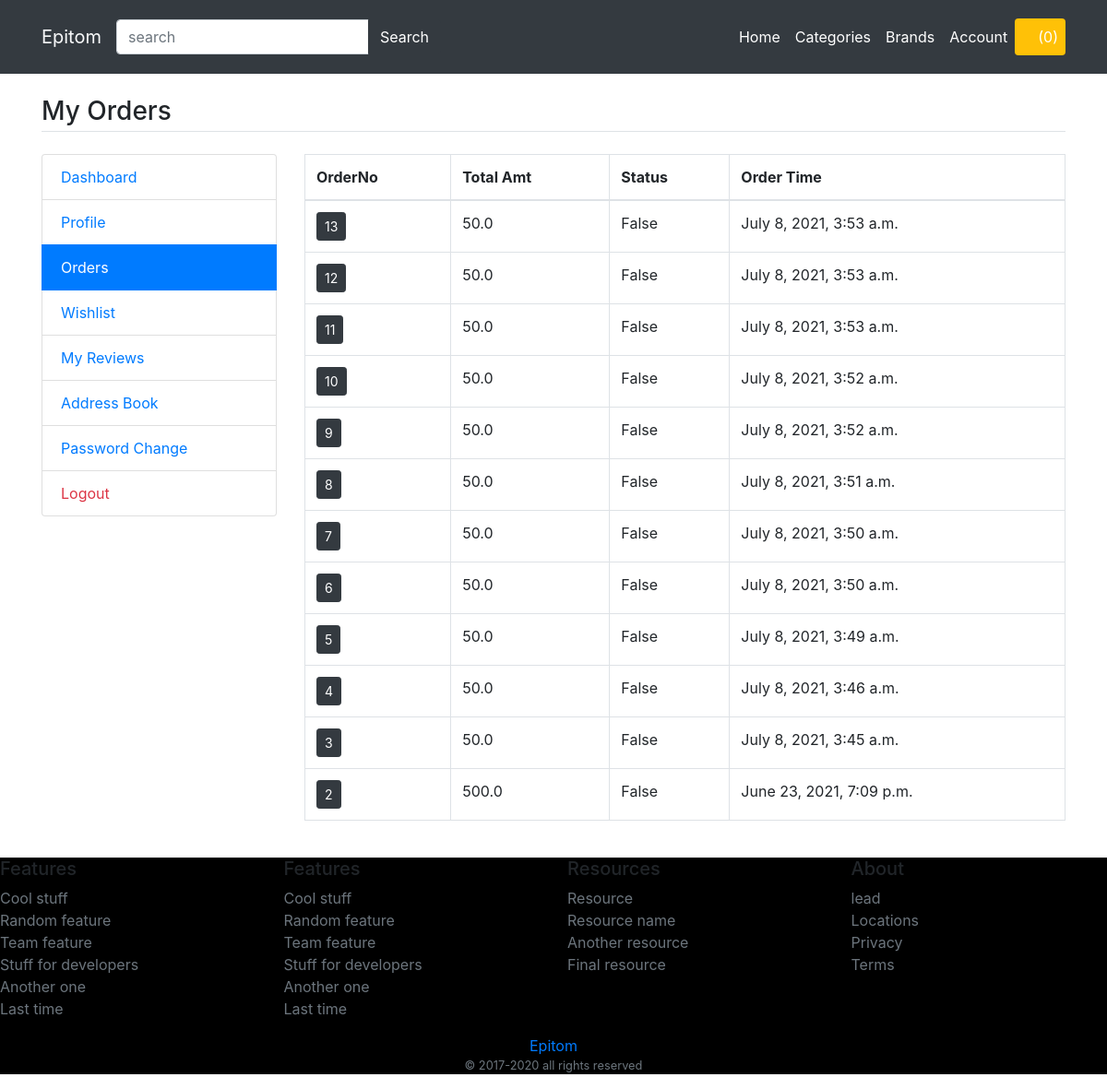
The app's page /my-orders (signed in) with its own data.
### main/models.py (models this page shows)
class CartOrder(models.Model):
    user=models.ForeignKey(User,on_delete=models.CASCADE)
    total_amt=models.FloatField()
    paid_status=models.BooleanField(default=False)
    order_dt=models.DateTimeField(auto_now_add=True)
    order_status=models.CharField(choices=status_choice,default='process',max_length=150)
    class Meta:
        verbose_name_plural='8. Orders'

### main/views.py (the view)
# urls.py: path('my-orders',views.my_orders, name='my_orders'),
def my_orders(request):
	orders=CartOrder.objects.filter(user=request.user).order_by('-id')
	return render(request, 'user/orders.html',{'orders':orders})

### main/template_context.py (called while the page is built)
def get_filters(request):
	cats=Product.objects.distinct().values('category__title','category__id')
	brands=Product.objects.distinct().values('brand__title','brand__id')
	colors=ProductAttribute.objects.distinct().values('color__title','color__id','color__color_code')
	sizes=ProductAttribute.objects.distinct().values('size__title','size__id')
	minMaxPrice=ProductAttribute.objects.aggregate(Min('price'),Max('price'))
	data={
		'cats':cats,
		'brands':brands,
		'colors':colors,
		'sizes':sizes,
		'minMaxPrice':minMaxPrice,
	}
	return data

### main/templates/user/orders.html
{% extends 'base.html' %}
{% load static %}
{% block content %}
<main class="container my-4">
	<h3 class="my-4 border-bottom pb-1">My Orders</h3>
	<div class="row">
		<div class="col-md-3">
			{% include 'user/user-sidebar.html' %}
		</div>
		<div class="col-md-9">
			<div class="table-responsive">
				<table class="table-bordered table">
					<thead>
						<tr>
							<th>OrderNo</th>
							<th>Total Amt</th>
							<th>Status</th>
							<th>Order Time</th>
						</tr>
					</thead>
					<tbody>
						{% for order in orders %}
						<tr>
							<td><a href="{% url 'my_order_items' order.id %}" class="btn btn-sm btn-dark">{{order.id}}</a></td>
							<td>{{order.total_amt}}</td>
							<td>{{order.paid_status}}</td>
							<td>{{order.order_dt}}</td>
						</tr>
						{% endfor %}
					</tbody>
				</table>
			</div>
		</div>
	</div>
</main>
{% endblock %}

### records on screen
CartOrder: id "13", total_amt "50.0", paid_status "False", order_dt "July 8, 2021, 3:53 a.m."
CartOrder: id "12", total_amt "50.0", paid_status "False", order_dt "July 8, 2021, 3:53 a.m."
CartOrder: id "11", total_amt "50.0", paid_status "False", order_dt "July 8, 2021, 3:53 a.m."
CartOrder: id "10", total_amt "50.0", paid_status "False", order_dt "July 8, 2021, 3:52 a.m."
CartOrder: id "9", total_amt "50.0", paid_status "False", order_dt "July 8, 2021, 3:52 a.m."
CartOrder: id "8", total_amt "50.0", paid_status "False", order_dt "July 8, 2021, 3:51 a.m."
CartOrder: id "7", total_amt "50.0", paid_status "False", order_dt "July 8, 2021, 3:50 a.m."
CartOrder: id "6", total_amt "50.0", paid_status "False", order_dt "July 8, 2021, 3:50 a.m."
CartOrder: id "5", total_amt "50.0", paid_status "False", order_dt "July 8, 2021, 3:49 a.m."
CartOrder: id "4", total_amt "50.0", paid_status "False", order_dt "July 8, 2021, 3:46 a.m."
CartOrder: id "3", total_amt "50.0", paid_status "False", order_dt "July 8, 2021, 3:45 a.m."
CartOrder: id "2", total_amt "500.0", paid_status "False", order_dt "June 23, 2021, 7:09 p.m."

### other values on screen
{{ request.session.cartdata|length }} "0"
